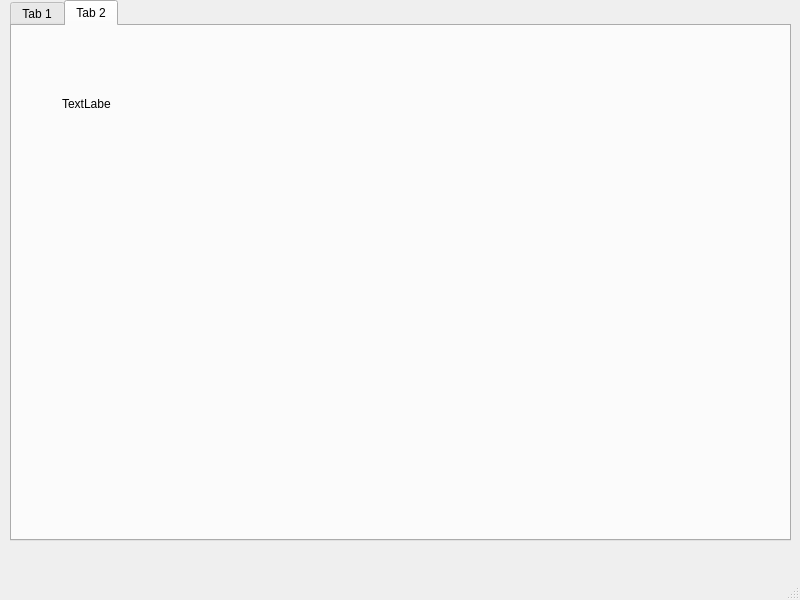
<?xml version="1.0" encoding="UTF-8"?>
<ui version="4.0">
 <class>MainWindow</class>
 <widget class="QMainWindow" name="MainWindow">
  <property name="geometry">
   <rect>
    <x>0</x>
    <y>0</y>
    <width>800</width>
    <height>600</height>
   </rect>
  </property>
  <property name="windowTitle">
   <string>MainWindow</string>
  </property>
  <widget class="QWidget" name="centralwidget">
   <widget class="QTabWidget" name="tabWidget">
    <property name="geometry">
     <rect>
      <x>10</x>
      <y>0</y>
      <width>781</width>
      <height>541</height>
     </rect>
    </property>
    <property name="currentIndex">
     <number>1</number>
    </property>
    <widget class="QWidget" name="Main">
     <attribute name="title">
      <string>Tab 1</string>
     </attribute>
     <widget class="QSlider" name="horizontalSlider">
      <property name="geometry">
       <rect>
        <x>480</x>
        <y>350</y>
        <width>160</width>
        <height>18</height>
       </rect>
      </property>
      <property name="orientation">
       <enum>Qt::Orientation::Horizontal</enum>
      </property>
     </widget>
     <widget class="QLabel" name="label">
      <property name="geometry">
       <rect>
        <x>420</x>
        <y>350</y>
        <width>49</width>
        <height>16</height>
       </rect>
      </property>
      <property name="text">
       <string>asdfeg</string>
      </property>
     </widget>
     <widget class="QLabel" name="label_2">
      <property name="geometry">
       <rect>
        <x>640</x>
        <y>350</y>
        <width>49</width>
        <height>16</height>
       </rect>
      </property>
      <property name="text">
       <string>TextLabel</string>
      </property>
     </widget>
     <widget class="QProgressBar" name="progressBar">
      <property name="geometry">
       <rect>
        <x>80</x>
        <y>460</y>
        <width>118</width>
        <height>23</height>
       </rect>
      </property>
      <property name="value">
       <number>24</number>
      </property>
     </widget>
    </widget>
    <widget class="QWidget" name="tab_2">
     <attribute name="title">
      <string>Tab 2</string>
     </attribute>
     <widget class="QLabel" name="label_3">
      <property name="geometry">
       <rect>
        <x>50</x>
        <y>70</y>
        <width>49</width>
        <height>16</height>
       </rect>
      </property>
      <property name="text">
       <string>TextLabel</string>
      </property>
     </widget>
    </widget>
   </widget>
  </widget>
  <widget class="QMenuBar" name="menubar">
   <property name="geometry">
    <rect>
     <x>0</x>
     <y>0</y>
     <width>800</width>
     <height>33</height>
    </rect>
   </property>
  </widget>
  <widget class="QStatusBar" name="statusbar"/>
 </widget>
 <resources/>
 <connections/>
</ui>
